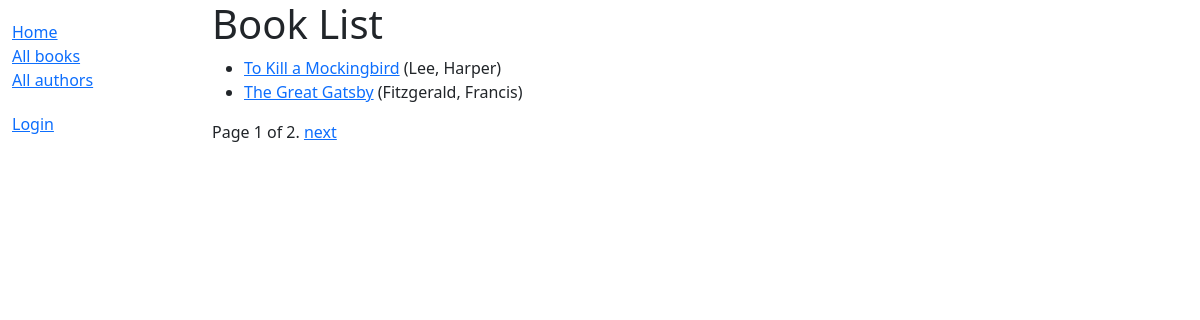
/catalog/books/, run on the app's committed database.
### catalog/models.py (models this page shows, shortened)
class Book(models.Model):
    title = models.CharField(max_length=200)
    author = models.ForeignKey('Author', on_delete=models.SET_NULL, null=True)
    summary = models.TextField(max_length=1000, help_text='Enter a brief description of the book')
    isbn = models.CharField('ISBN', max_length=13, unique=True,
                             help_text='13 Character <a href="https://www.isbn-international.org/content/what-isbn">ISBN number</a>')
    genre = models.ManyToManyField(Genre, help_text='Select a genre for this book')
    language = models.ForeignKey('Language', on_delete=models.SET_NULL, null=True)
    def get_absolute_url(self):
        return reverse('book-detail', args=[str(self.id)])
    def display_genre(self):
        """Create a string for the Genre. This is required to display genre in Admin."""
        return ', '.join(genre.name for genre in self.genre.all()[:3])
    display_genre.short_description = 'Genre'

class Author(models.Model):
    first_name = models.CharField(max_length=100)
    last_name = models.CharField(max_length=100)
    date_of_birth = models.DateField(null=True, blank=True)
    date_of_death = models.DateField('died', null=True, blank=True)
    class Meta:
        ordering = ['last_name', 'first_name']
    def __str__(self):
        return f'{self.last_name}, {self.first_name}'

### catalog/views.py (the view)
# urls.py: path('books/', views.BookListView.as_view(), name='books'),
class BookListView(generic.ListView):
    model = Book
    context_object_name = 'book_list'   # your own name for the list as a template variable
    queryset = Book.objects.filter(title__icontains='a')[:5] # Get 5 books containing the title war
    template_name = 'catalog/book_list.html'  # Specify your own template name/location
    paginate_by = 2
    def get_context_data(self, **kwargs):
        context = super(BookListView, self).get_context_data(**kwargs)
        context['some_data'] = 'This is just some data'
        return context

### catalog/templates/catalog/book_list.html
{% extends "base_generic.html" %}
{% block content %}
  <h1>Book List</h1>
  {% if book_list %}
  <ul>
    {% for book in book_list %}
      <li>
        <a href="{{ book.get_absolute_url }}">{{ book.title }}</a> ({{book.author}})
      </li>
    {% endfor %}
  </ul>
  {% else %}
    <p>There are no books in the library.</p>
  {% endif %}
{% endblock %}

### data on the page
Book: title "To Kill a Mockingbird", author "Lee, Harper"
Book: title "The Great Gatsby", author "Fitzgerald, Francis"

### other printed values
{{ page_obj.number }} "1"
{{ page_obj.paginator.num_pages }} "2"
